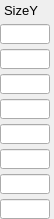
    <widget class="PyDMFrame" name="composite_5">
      <property name="geometry">
        <rect>
          <x>467</x>
          <y>60</y>
          <width>54</width>
          <height>219</height>
        </rect>
      </property>
      <widget class="QLabel" name="text_15">
        <property name="geometry">
          <rect>
            <x>4</x>
            <y>0</y>
            <width>50</width>
            <height>20</height>
          </rect>
        </property>
        <property name="text">
          <string>SizeY</string>
        </property>
        <property name="font" stdset="0">
          <font>
            <pointsize>10</pointsize>
          </font>
        </property>
        <property name="brush" stdset="0">
          <brush brushstyle="SolidPattern">
            <color alpha="255">
              <red>0</red>
              <green>0</green>
              <blue>0</blue>
            </color>
          </brush>
        </property>
        <property name="toolTip">
          <string>text_15</string>
        </property>
        <property name="alignment">
          <set>Qt::AlignLeading|Qt::AlignLeft|Qt::AlignVCenter</set>
        </property>
        <property name="styleSheet">
          <string notr="true">QLabel#text_15 {
  color: rgb(0, 0, 0);
  }</string>
        </property>
      </widget>
      <widget class="PyDMLineEdit" name="text_entry_8">
        <property name="geometry">
          <rect>
            <x>0</x>
            <y>24</y>
            <width>50</width>
            <height>20</height>
          </rect>
        </property>
        <property name="channel" stdset="0">
          <string>ca://${P}${ROI1}SizeY</string>
        </property>
        <property name="toolTip">
          <string>${P}${ROI1}SizeY</string>
        </property>
        <property name="font" stdset="0">
          <font>
            <pointsize>10</pointsize>
          </font>
        </property>
        <property name="styleSheet">
          <string notr="true">PyDMLineEdit#text_entry_8 {
  color: rgb(0, 0, 0);
  background-color: rgb(115, 223, 255);
  border: 1px solid black;
  margin: 0px;
  padding: 0px;
  spacing: 0px;
  }</string>
        </property>
      </widget>
      <widget class="PyDMLineEdit" name="text_entry_9">
        <property name="geometry">
          <rect>
            <x>0</x>
            <y>49</y>
            <width>50</width>
            <height>20</height>
          </rect>
        </property>
        <property name="channel" stdset="0">
          <string>ca://${P}${ROI2}SizeY</string>
        </property>
        <property name="toolTip">
          <string>${P}${ROI2}SizeY</string>
        </property>
        <property name="font" stdset="0">
          <font>
            <pointsize>10</pointsize>
          </font>
        </property>
        <property name="styleSheet">
          <string notr="true">PyDMLineEdit#text_entry_9 {
  color: rgb(0, 0, 0);
  background-color: rgb(115, 223, 255);
  border: 1px solid black;
  margin: 0px;
  padding: 0px;
  spacing: 0px;
  }</string>
        </property>
      </widget>
      <widget class="PyDMLineEdit" name="text_entry_10">
        <property name="geometry">
          <rect>
            <x>0</x>
            <y>74</y>
            <width>50</width>
            <height>20</height>
          </rect>
        </property>
        <property name="channel" stdset="0">
          <string>ca://${P}${ROI3}SizeY</string>
        </property>
        <property name="toolTip">
          <string>${P}${ROI3}SizeY</string>
        </property>
        <property name="font" stdset="0">
          <font>
            <pointsize>10</pointsize>
          </font>
        </property>
        <property name="styleSheet">
          <string notr="true">PyDMLineEdit#text_entry_10 {
  color: rgb(0, 0, 0);
  background-color: rgb(115, 223, 255);
  border: 1px solid black;
  margin: 0px;
  padding: 0px;
  spacing: 0px;
  }</string>
        </property>
      </widget>
      <widget class="PyDMLineEdit" name="text_entry_11">
        <property name="geometry">
          <rect>
            <x>0</x>
            <y>99</y>
            <width>50</width>
            <height>20</height>
          </rect>
        </property>
        <property name="channel" stdset="0">
          <string>ca://${P}${ROI4}SizeY</string>
        </property>
        <property name="toolTip">
          <string>${P}${ROI4}SizeY</string>
        </property>
        <property name="font" stdset="0">
          <font>
            <pointsize>10</pointsize>
          </font>
        </property>
        <property name="styleSheet">
          <string notr="true">PyDMLineEdit#text_entry_11 {
  color: rgb(0, 0, 0);
  background-color: rgb(115, 223, 255);
  border: 1px solid black;
  margin: 0px;
  padding: 0px;
  spacing: 0px;
  }</string>
        </property>
      </widget>
      <widget class="PyDMLineEdit" name="text_entry_12">
        <property name="geometry">
          <rect>
            <x>0</x>
            <y>124</y>
            <width>50</width>
            <height>20</height>
          </rect>
        </property>
        <property name="channel" stdset="0">
          <string>ca://${P}${ROI5}SizeY</string>
        </property>
        <property name="toolTip">
          <string>${P}${ROI5}SizeY</string>
        </property>
        <property name="font" stdset="0">
          <font>
            <pointsize>10</pointsize>
          </font>
        </property>
        <property name="styleSheet">
          <string notr="true">PyDMLineEdit#text_entry_12 {
  color: rgb(0, 0, 0);
  background-color: rgb(115, 223, 255);
  border: 1px solid black;
  margin: 0px;
  padding: 0px;
  spacing: 0px;
  }</string>
        </property>
      </widget>
      <widget class="PyDMLineEdit" name="text_entry_13">
        <property name="geometry">
          <rect>
            <x>0</x>
            <y>149</y>
            <width>50</width>
            <height>20</height>
          </rect>
        </property>
        <property name="channel" stdset="0">
          <string>ca://${P}${ROI6}SizeY</string>
        </property>
        <property name="toolTip">
          <string>${P}${ROI6}SizeY</string>
        </property>
        <property name="font" stdset="0">
          <font>
            <pointsize>10</pointsize>
          </font>
        </property>
        <property name="styleSheet">
          <string notr="true">PyDMLineEdit#text_entry_13 {
  color: rgb(0, 0, 0);
  background-color: rgb(115, 223, 255);
  border: 1px solid black;
  margin: 0px;
  padding: 0px;
  spacing: 0px;
  }</string>
        </property>
      </widget>
      <widget class="PyDMLineEdit" name="text_entry_14">
        <property name="geometry">
          <rect>
            <x>0</x>
            <y>174</y>
            <width>50</width>
            <height>20</height>
          </rect>
        </property>
        <property name="channel" stdset="0">
          <string>ca://${P}${ROI7}SizeY</string>
        </property>
        <property name="toolTip">
          <string>${P}${ROI7}SizeY</string>
        </property>
        <property name="font" stdset="0">
          <font>
            <pointsize>10</pointsize>
          </font>
        </property>
        <property name="styleSheet">
          <string notr="true">PyDMLineEdit#text_entry_14 {
  color: rgb(0, 0, 0);
  background-color: rgb(115, 223, 255);
  border: 1px solid black;
  margin: 0px;
  padding: 0px;
  spacing: 0px;
  }</string>
        </property>
      </widget>
      <widget class="PyDMLineEdit" name="text_entry_15">
        <property name="geometry">
          <rect>
            <x>0</x>
            <y>199</y>
            <width>50</width>
            <height>20</height>
          </rect>
        </property>
        <property name="channel" stdset="0">
          <string>ca://${P}${ROI8}SizeY</string>
        </property>
        <property name="toolTip">
          <string>${P}${ROI8}SizeY</string>
        </property>
        <property name="font" stdset="0">
          <font>
            <pointsize>10</pointsize>
          </font>
        </property>
        <property name="styleSheet">
          <string notr="true">PyDMLineEdit#text_entry_15 {
  color: rgb(0, 0, 0);
  background-color: rgb(115, 223, 255);
  border: 1px solid black;
  margin: 0px;
  padding: 0px;
  spacing: 0px;
  }</string>
        </property>
      </widget>
    </widget>
